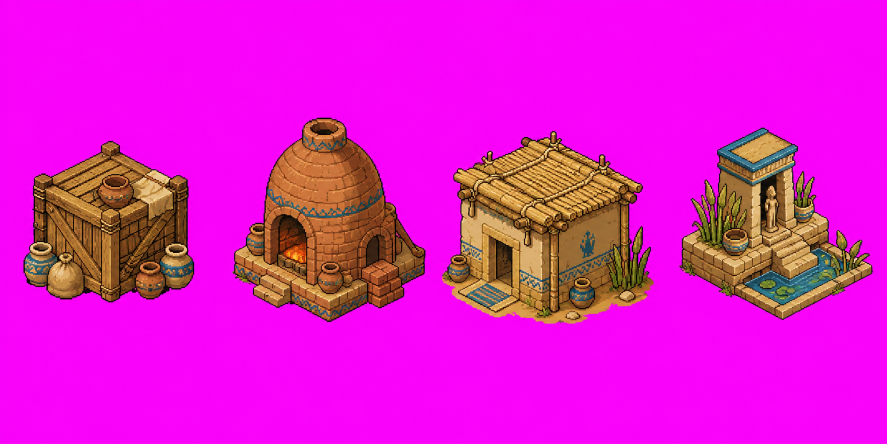
#> input picture godot/assets/generated/buildings/egypt_buildings_source.png, 1774 x 887 px, found by its file name (shown at 1/2 size)
$ python process_building_sheet.py
#> lines starting #> are read from the running program, lines starting #| are printed output that depends on the picture
from pathlib import Path
from PIL import Image

source = Path("godot/assets/generated/buildings/egypt_buildings_source.png")
target = source.with_name("egypt_buildings_sheet.png")
image = Image.open(source).convert("RGBA")
pixels = image.load()
for y in range(image.height):
    for x in range(image.width):
        red, green, blue, alpha = pixels[x, y]
        if red > 120 and blue > 100 and red > green * 1.45 and blue > green * 1.35:
            pixels[x, y] = (red, green, blue, 0)

sheet = Image.new("RGBA", (1024, 256))
#> sheet: PIL image 1024x256 RGBA; every value is 0
bounds = [round(image.width * index / 4) for index in range(5)]
#> bounds = [0, 444, 887, 1330, 1774]
for index in range(4):
    cell = image.crop((bounds[index], 0, bounds[index + 1], image.height))
    box = cell.getbbox()
    if box is None:
        continue
    sprite = cell.crop(box)
    scale = min(240 / sprite.width, 240 / sprite.height)
    size = (round(sprite.width * scale), round(sprite.height * scale))
    sprite = sprite.resize(size, Image.Resampling.LANCZOS)
    sheet.alpha_composite(sprite, (index * 256 + (256 - size[0]) // 2, 256 - size[1]))
#> this loop made 4 passes
#> box on passes 1 to 4: (47, 282, 388, 605), (21, 235, 443, 644), (0, 262, 420, 647), (29, 255, 415, 640)
#> pass 1, `cell = image.crop((bounds[index], 0, bounds[index + 1], image.height))`:
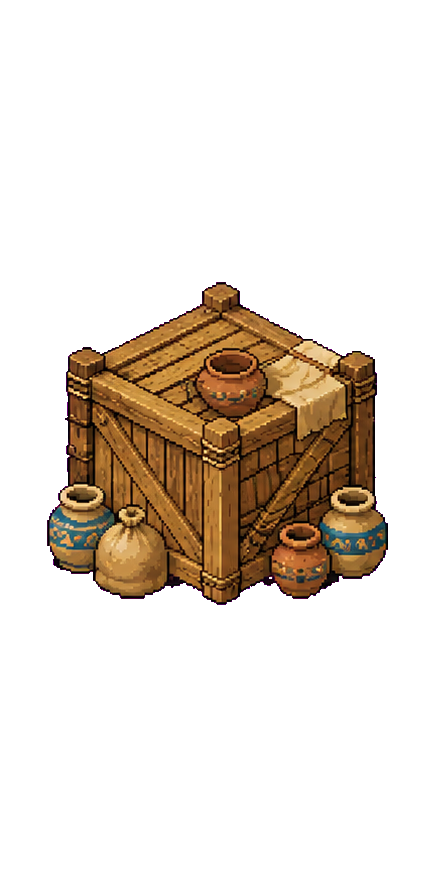
#> cell: PIL image 444x887 RGBA; mean R, G, B, A 224.5, 20.6, 206.7, 53; transparent parts drawn white
#> pass 1, `sprite = cell.crop(box)`:
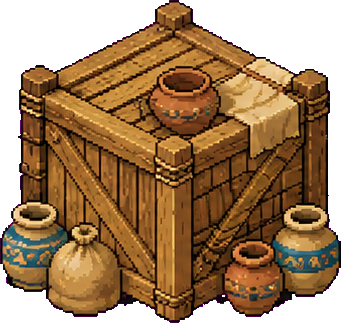
#> sprite: PIL image 341x323 RGBA; mean R, G, B, A 160.5, 66.3, 95.6, 189.5; transparent parts drawn white
#> pass 1, `sprite = sprite.resize(size, Image.Resampling.LANCZOS)`:
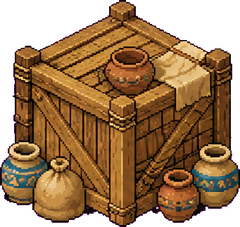
#> sprite: PIL image 240x227 RGBA; mean R, G, B, A 98.6, 65.6, 33.5, 189.5; transparent parts drawn white
#> pass 2, `cell = image.crop((bounds[index], 0, bounds[index + 1], image.height))`:
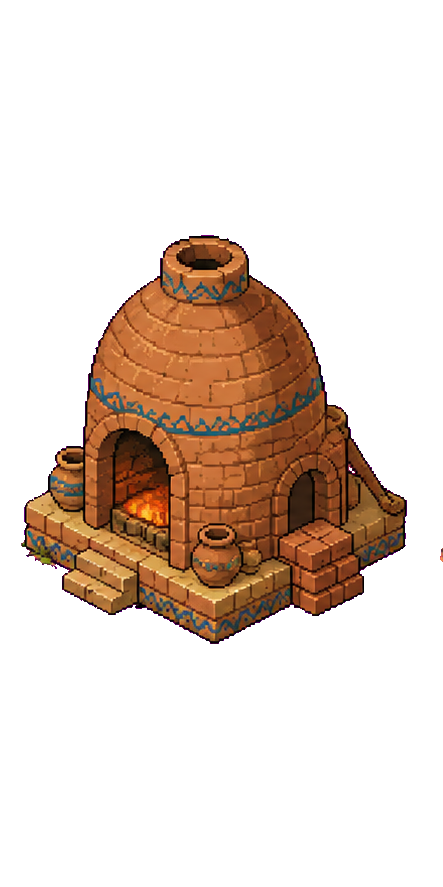
#> cell: PIL image 443x887 RGBA; mean R, G, B, A 223.5, 23.1, 199.1, 62.7; transparent parts drawn white
#> after the loop:
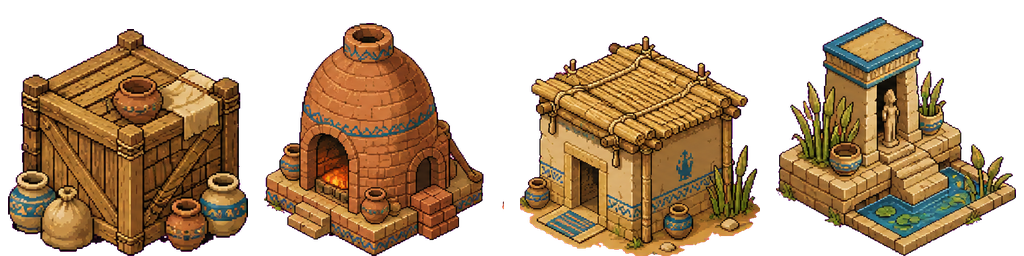
#> sheet: PIL image 1024x256 RGBA; mean R, G, B, A 77.7, 53.9, 29.8, 137.7; transparent parts drawn white
#> after the loop:
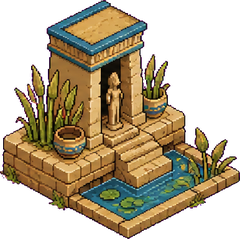
#> sprite: PIL image 240x239 RGBA; mean R, G, B, A 76.6, 62.2, 39.7, 141.5; transparent parts drawn white
sheet.save(target)
